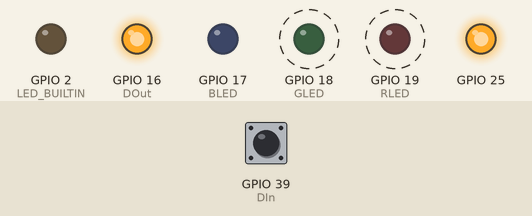
Recording of a sketch running on a simulated ESP32. On the bench: output pins drawn as LEDs (lit = HIGH). Dashed ring = blinking. The inputs (shaded band) are chosen by the test bench; at power-on: GPIO 39 (DIn) HIGH. What the sketch prints to the serial monitor is not drawn.

Above: at 0.88 s.
1.3 s: GPIO 39 (DIn) driven LOW
At 4.19 s:
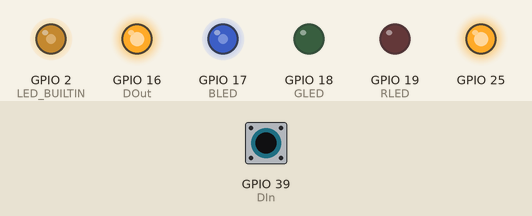
4.3 s: GPIO 39 (DIn) driven HIGH
At 4.57 s:
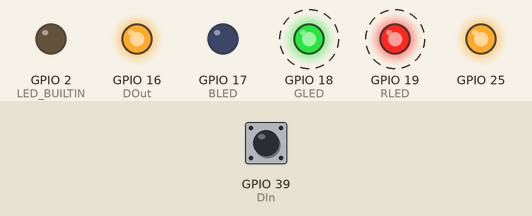
7.3 s: GPIO 39 (DIn) driven LOW
At 8.04 s:
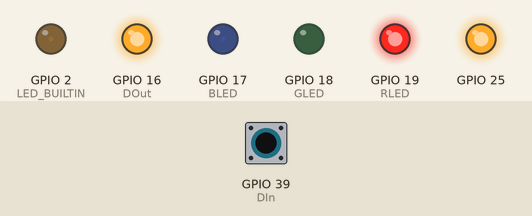
10.3 s: GPIO 39 (DIn) pulsed HIGH 2 times (0.12 s each, 0.3 s apart)
At 10.79 s:
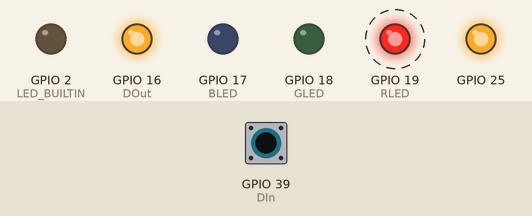
13.3 s: GPIO 39 (DIn) pulsed HIGH 5 times (0.12 s each, 0.3 s apart)
At 14.82 s:
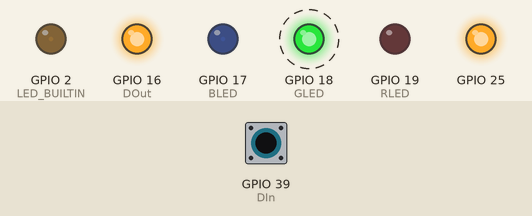
Timing chart, 0 to 18.1 s (numbered marks = the images above; inputs shaded):
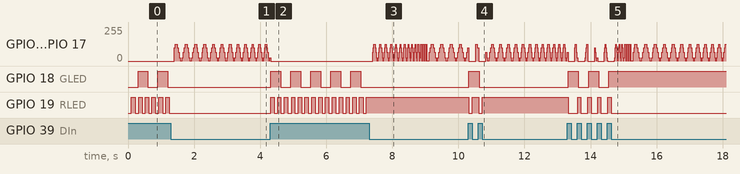

Measured:
- after the input at 1.3 s, GPIO 2 (LED_BUILTIN), GPIO 17 (BLED): 0/255 → 101/255 after 0.10 s, then repeats every 0.30 s: 124/255 0.06 s, 101/255 0.03 s, 64/255 0.03 s, 26/255 0.03 s, 3/255 0.06 s, 26/255 0.03 s, 64/255 0.03 s, 101/255 0.03 s; GPIO 18 (GLED), GPIO 19 (RLED): stops changing and stays LOW
- after the input at 4.3 s, GPIO 18 (GLED): alternates HIGH for 0.30 s and LOW for 0.30 s, starting at once; GPIO 19 (RLED): alternates HIGH for 0.10 s and LOW for 0.10 s, starting at once
- after the input at 7.3 s, GPIO 18 (GLED): stops changing and stays LOW; GPIO 19 (RLED): stops changing and stays HIGH
- after the input at 10.3 s, GPIO 18 (GLED): LOW → HIGH at once, → LOW 0.31 s later; GPIO 19 (RLED): alternates HIGH for 0.20 s and LOW for 0.10 s, 4 changes in all, then stays HIGH, starting at once
- after the input at 13.3 s, GPIO 18 (GLED): alternates HIGH for 0.31 s and LOW for 0.31 s, 5 changes in all, then stays HIGH, starting at once; GPIO 19 (RLED): HIGH → LOW at once, then repeats every 0.31 s: HIGH 0.10 s, LOW 0.21 s, until it stays LOW from 14.6 s
- by itself, GPIO 18 (GLED): alternates HIGH for 0.30 s and LOW for 0.30 s
- by itself, GPIO 19 (RLED): alternates HIGH for 0.10 s and LOW for 0.10 s

The sketch:

Multitask_basic.ino
```cpp
/* L8_2-basic.ino  by dew.ninja  */
// July 2019
// Demonstrate multi-tasking without FreeRTOS


#define LOLIN32  1
#define NODEMCU_32S 2

#define PERIOD1 100
#define PERIOD2 300
const int DOut = 16;      // GPIO16 = digital output
//const int PWMOut = 16;    // use GPIO16 as PWM
const int DIn = 39;
const byte BLEDch=1;
const byte LEDBIch = 2;
// PWM and ADC ranges
const int PWMMAX = 4095;  // 12-bit PWM
const int PWMMID = 2047;
const int PWMMIN = 0;

const int ADCMAX = 1023;   // 10-bit ADC
const int DACMAX = 255;   // 8-bit DAC
const int STEPNUM = 10;
const float sinstep = 6.28/STEPNUM;
//const int PBSWITCH=15;
int RLED, GLED, BLED;   // pin numbers for RGB led
int ADCval;
unsigned long ms_new=0, ms_old1=0, ms_old2=0;

//int IoFCplatform = LOLIN32;    // platform select
int IoFCplatform = NODEMCU_32S;


float sinangle = 0;
unsigned int dt = 30;
unsigned long tms = 0;
int bOut = 0;   // PWM output to blue LED
bool cyclecomplete = 0;

void setup() {
  // RGB led
  RLED = 19;
  GLED = 18;
  BLED = 17;

  //pinMode(PWMOut, OUTPUT);
  pinMode(LED_BUILTIN, OUTPUT);
  pinMode(RLED, OUTPUT);
  pinMode(GLED, OUTPUT);
  pinMode(BLED, OUTPUT);

  pinMode(DOut, OUTPUT);
  pinMode(DIn, INPUT);

  //pinMode(PBSWITCH,INPUT_PULLUP);
  ledcSetup(BLEDch, 5000, 12);   // blue LED output
  ledcSetup(LEDBIch, 5000, 12);   // LED_BUILTIN output
  ledcAttachPin(BLED, BLEDch);
  ledcAttachPin(LED_BUILTIN, LEDBIch);
  dacWrite(DAC1, DACMAX);
  digitalWrite(DOut,1);

  Serial.begin(115200);
 Serial.println("-------------------");

  if (IoFCplatform == LOLIN32)  {
    Serial.println("Lag3 WMOS LOLIN32");
    ledcWrite(LEDBIch, PWMMAX);  // turn off LED_BUILTIN
  }
  else if (IoFCplatform == NODEMCU_32S)  {
    Serial.println("Lag3 NODEMCU-32S");
    ledcWrite(LEDBIch, PWMMIN);  // turn off LED_BUILTIN
  }

}

void loop() {
  ms_new = millis();
  if (ms_new-ms_old1>PERIOD1) {
    digitalWrite(RLED,!digitalRead(RLED));
    ms_old1 = ms_new;
  }
  if (ms_new-ms_old2>PERIOD2) {
    digitalWrite(GLED,!digitalRead(GLED));
    digitalWrite(LED_BUILTIN,!digitalRead(LED_BUILTIN));
    ms_old2 = ms_new;
  }
  genchirp(); // check switch and generate chirp signal if pressed

  delay(10);

}

void genchirp(void)  { // generate chirp signal when PB pressed
    if (!digitalRead(DIn))   {
    delay(100);  //debounce
    while (!digitalRead(DIn))  {  // should stuck here
      sinangle+=sinstep;
      if (sinangle>6.28)  {
        cyclecomplete = 1;
        sinangle = 0;
      }
      bOut = int(PWMMID*0.5*(sin(sinangle)+1));
//      Serial.print(bOut);
      if (IoFCplatform == LOLIN32) ledcWrite(LEDBIch,PWMMAX-bOut);
      else ledcWrite(LEDBIch,bOut);
      ledcWrite(BLEDch, bOut);
      if (cyclecomplete)  {
        dt--;
        cyclecomplete = 0;
      }
      if (dt<2) dt=30;
//      Serial.print(" ");
//      tms+=dt;
//      Serial.print(tms);
//      Serial.println(";");
      delay(dt);
    }
  }
  else   {
    if (IoFCplatform == LOLIN32) ledcWrite(LEDBIch, PWMMAX);
    else ledcWrite(LEDBIch, PWMMIN);
    ledcWrite(BLEDch, PWMMIN);
  }
}
```
